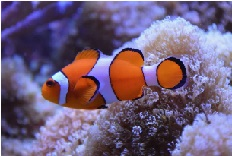
#> input picture Week1/Task1/nemo.jpg, 232 x 156 px
$ python RGB_Plot.py
#> lines starting #> are read from the running program, lines starting #| are printed output that depends on the picture
import cv2
import matplotlib.pyplot as plt
import numpy as np
from mpl_toolkits.mplot3d import Axes3D
from matplotlib import cm
from matplotlib import colors

nemo = cv2.imread("nemo.jpg")
#> nemo is the input picture: shape (156, 232, 3); mean B, G, R 125.6, 95.4, 113.2
nemo = cv2.cvtColor(nemo, cv2.COLOR_BGR2RGB)

r, g, b = cv2.split(nemo)
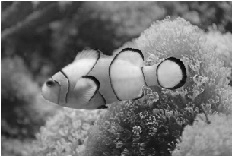
#> r: shape (156, 232); min 1, max 255, mean 113.2
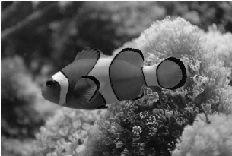
#> g: shape (156, 232); min 0, max 255, mean 95.4
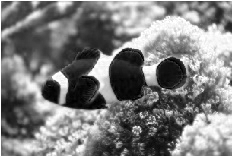
#> b: shape (156, 232); min 0, max 255, mean 125.6
fig = plt.figure()
axis = fig.add_subplot(1, 1, 1, projection="3d")

pixel_colors = nemo.reshape((np.shape(nemo)[0]*np.shape(nemo)[1], 3))
norm = colors.Normalize(vmin=-1.,vmax=1.)
norm.autoscale(pixel_colors)
pixel_colors = norm(pixel_colors).tolist()
#> pixel_colors = 36192 items

axis.scatter(r.flatten(), g.flatten(), b.flatten(), facecolors=pixel_colors, marker=".")
axis.set_xlabel("Red")
axis.set_ylabel("Green")
axis.set_zlabel("Blue")
plt.show()
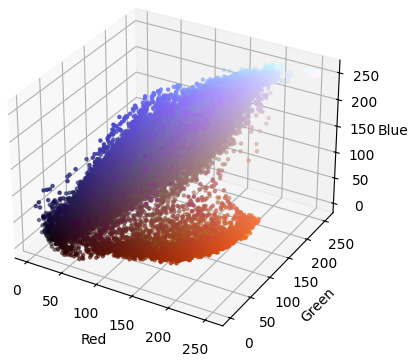
#> figure drawn by matplotlib, 1 panel

flags = [i for i in dir(cv2) if i.startswith('COLOR_')]

$ run again, with Week1/Task1/earth.jpg copied over Week1/Task1/nemo.jpg
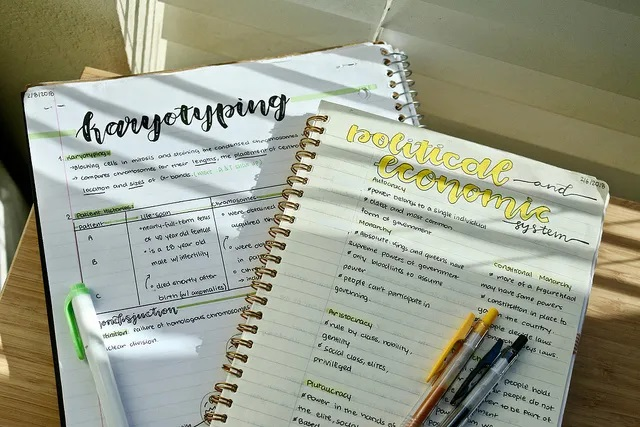
#> input picture Week1/Task1/earth.jpg, 640 x 427 px
#> nemo is the input picture: shape (427, 640, 3); mean B, G, R 139.4, 157.6, 153.8
#> `r, g, b = cv2.split(nemo)`:
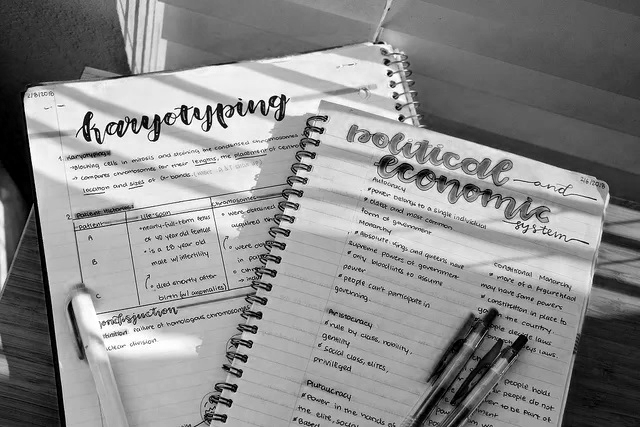
#> b: shape (427, 640); min 0, max 255, mean 139.4
#> pixel_colors = 273280 items
#> `plt.show()`:
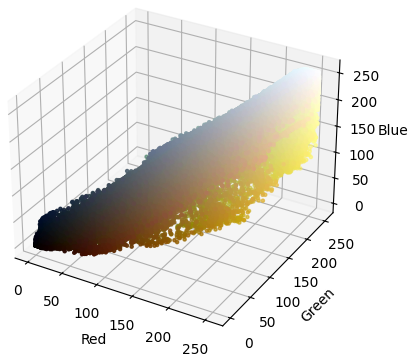
#> figure drawn by matplotlib, 1 panel
